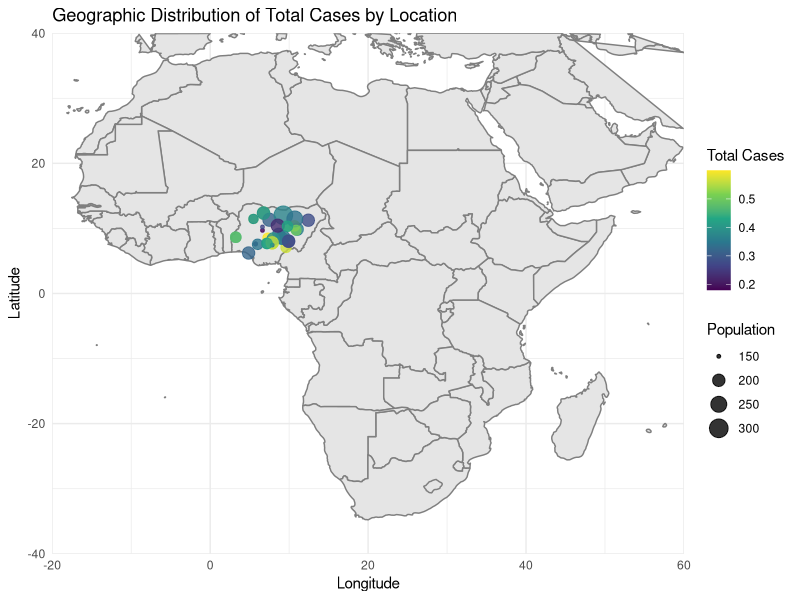
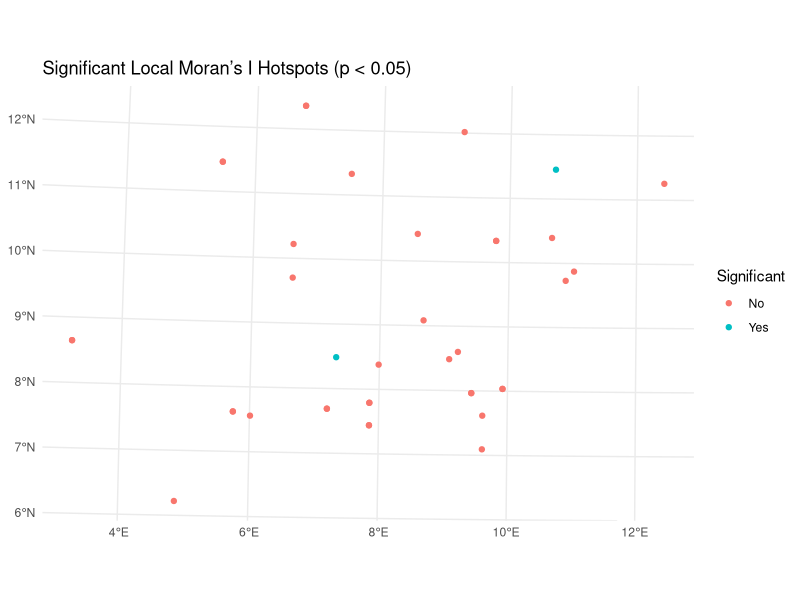
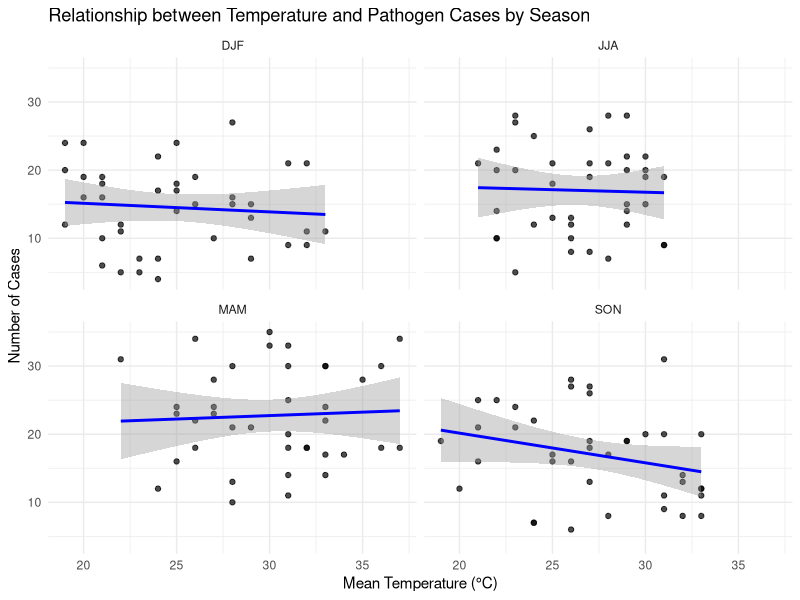
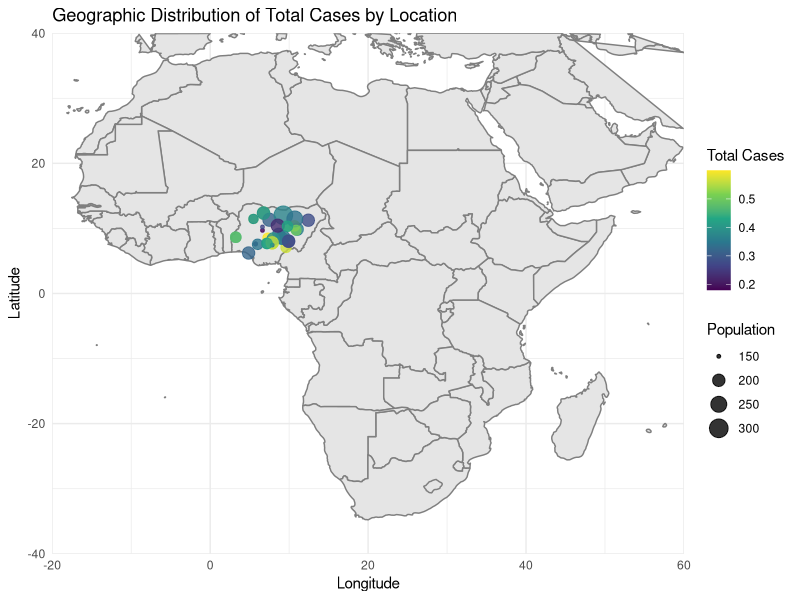
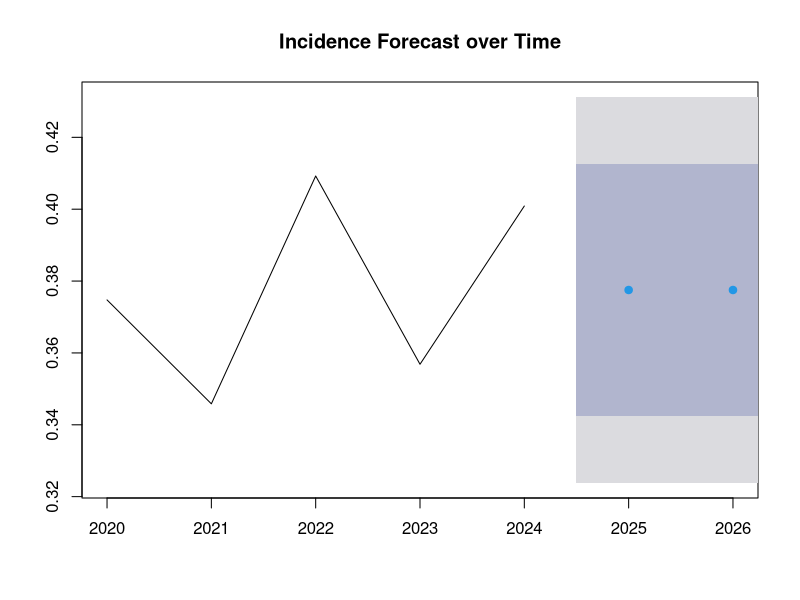
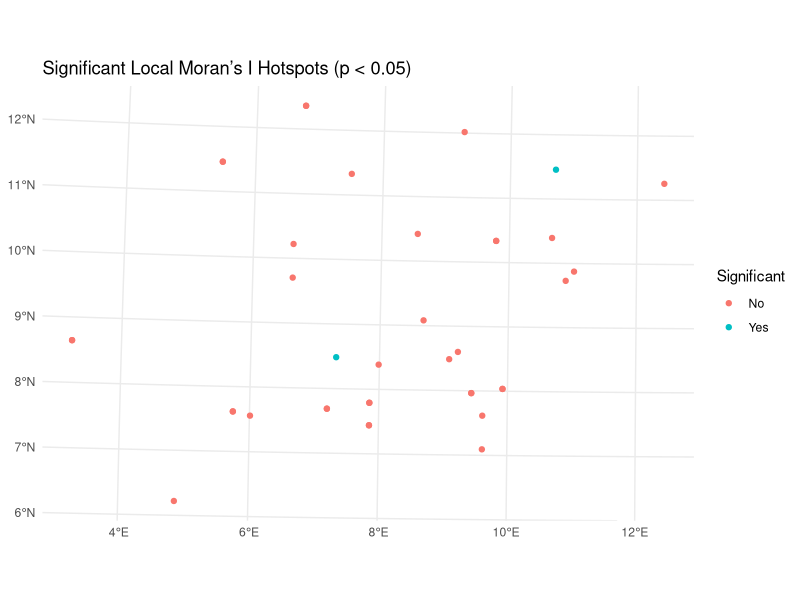
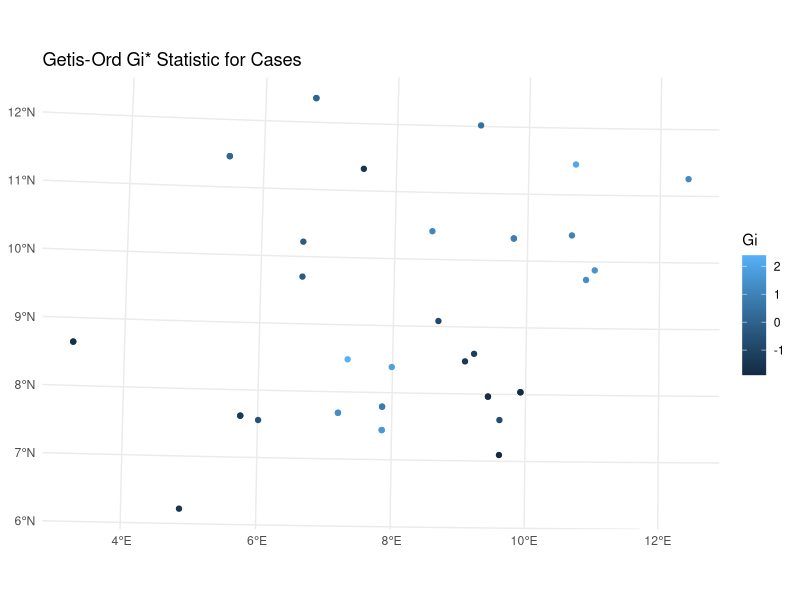

Here is the R script that generated these plots, in order:
library(readxl)
library(tidyverse)
library(maps)
library(forecast)
library(spdep)  
library(sf)

# Read data from the Excel file from CaseStudy1.xlsx, sheet 'Sheet1'
raw_df <- read_excel('CaseStudy1.xlsx', sheet = 'Sheet1')

names(raw_df) = c("Coordinates","Year","DJF Temp","MAM Temp","JJA Temp","SON Temp", "Population","DJF cases",
              "MAM cases","JJA cases","SON cases")

# Display head for inspection
print(head(raw_df))

names(raw_df)
# Clean and process coordinate column. Remove parentheses, spaces and split into latitude and longitude
clean_df <- raw_df %>% 
  mutate(Coordinates = str_remove_all(`Coordinates`, '\\(') %>% str_remove_all('\\)')) %>%
  separate(Coordinates, into = c('Latitude', 'Longitude'), sep = ',') %>% 
  mutate_all(~{as.numeric(str_trim(.))})



# Create aggregate metrics for each location:
# Total cases (sum of cases from all seasons) and Mean Temperature (average of seasonal temperatures)
summary_df <- clean_df %>%
  rowwise() %>%
  mutate(Total_Cases = sum(c_across(c(`DJF cases`,
                                      `MAM cases`,
                                      `JJA cases`,
                                      `SON cases`)), na.rm = TRUE),
         Mean_Temperature = mean(c_across(c(`DJF Temp`,
                                            `MAM Temp`,
                                            `JJA Temp`,
                                            `SON Temp`)), na.rm = TRUE)) %>%
  ungroup()


clean_df <- clean_df %>%
  rename(n_cases_DJF = `DJF cases`, 
         n_cases_MAM = `MAM cases`, 
         n_cases_JJA = `JJA cases`, 
         n_cases_SON = `SON cases`,
         mean_temp_DJF = `DJF Temp`,
         mean_temp_MAM = `MAM Temp`,
         mean_temp_JJA = `JJA Temp`,
         mean_temp_SON = `SON Temp`)


# Make a copy of the data
cleaned_data <- clean_df


# Reshape the dataset into long format for seasonal analysis
long_data <- cleaned_data %>%
  pivot_longer(cols = c(mean_temp_DJF, mean_temp_MAM, mean_temp_JJA, mean_temp_SON, 
                        n_cases_DJF, n_cases_MAM, n_cases_JJA, n_cases_SON),
               names_to = c('Season', '.value'),
               names_pattern = "(n_cases_|mean_temp_)(.*)")


# The pivot produced two groups: one for temperature (when name starts with season) and one for cases (when starts with n_cases_)
# Separate temperature data from incidence data
temp_df <- cleaned_data %>%
  select(Longitude, Latitude, Year, mean_temp_DJF, mean_temp_MAM, mean_temp_JJA, mean_temp_SON) %>%
  pivot_longer(-c(Year, Longitude, Latitude), names_to = 'Season', values_to = 'Temperature')


cases_df <- cleaned_data %>%
  select(Longitude, Latitude, Year, n_cases_DJF, n_cases_MAM, n_cases_JJA, n_cases_SON) %>%
  pivot_longer(-c(Year, Longitude, Latitude), names_to = 'Season', values_to = 'Cases')


temp_df <- temp_df %>% mutate(Season = case_when(
  Season == 'mean_temp_DJF' ~ 'DJF',
  Season == 'mean_temp_MAM' ~ 'MAM',
  Season == 'mean_temp_JJA' ~ 'JJA',
  Season == 'mean_temp_SON' ~ 'SON'))


cases_df <- cases_df %>% mutate(Season = case_when(
  Season == 'n_cases_DJF' ~ 'DJF',
  Season == 'n_cases_MAM' ~ 'MAM',
  Season == 'n_cases_JJA' ~ 'JJA',
  Season == 'n_cases_SON' ~ 'SON'))


# Merge the temperature and cases dataframe
merged_df <- inner_join(temp_df, cases_df, by = c('Year', 'Season', 'Latitude', 'Longitude'))


# Time-series analysis: Here, we treat each season across the available years as a time series.
seasonal_summary <- merged_df %>%
  group_by(Season, Year) %>%
  summarise(Mean_Temperature = mean(Temperature, na.rm = TRUE),
            Mean_Cases = mean(Cases, na.rm = TRUE),
            Total_Cases = sum(Cases, na.rm = TRUE),
            Regions = n())


print(seasonal_summary)


# Plot the relationship between temperature and cases for each season
p <- ggplot(merged_df, aes(x = Temperature, y = Cases)) +
  geom_point(alpha = 0.7) +
  geom_smooth(method = 'lm', se = TRUE, color = 'blue') +
  facet_wrap(~Season) +
  labs(title = 'Relationship between Temperature and Pathogen Cases by Season',
       x = 'Mean Temperature (°C)', y = 'Number of Cases') +
  theme_minimal()


# Save the plot
ggsave('season_temperature_relationship.png', plot = p, width = 10, height = 6)


library(maps)


# Retrieve world map boundaries from maps package
world_map <- map_data('world')


clean_df_aggregate <- clean_df %>%
  mutate(Total_Cases = n_cases_DJF + n_cases_MAM + n_cases_JJA + n_cases_SON) %>%
  select(-starts_with("n_cases")) %>%
  mutate(Annual_Incidence = Total_Cases/Population)


# Create a scatter plot overlaying the data on the world map
map_plot <- ggplot() +
  geom_polygon(data = world_map, aes(x = long, y = lat, group = group), fill = 'gray90', color = 'gray50') +
  geom_point(data = clean_df_aggregate, aes(x = Longitude, y = Latitude, color = Annual_Incidence, size = Population), alpha = 0.8) +
  scale_color_viridis_c() +
  scale_x_continuous(limits = c(-20, 60), expand = c(0, 0)) +
  scale_y_continuous(limits = c(-40, 40), expand = c(0, 0)) +
  labs(title = 'Geographic Distribution of Total Cases by Location',
       x = 'Longitude', y = 'Latitude',
       color = 'Total Cases',
       size = 'Population') +
  theme_minimal()


print(map_plot)


# Save the plot to a file
ggsave('geographic_total_cases_map.png', map_plot, width = 8, height = 6)


# Aggregate incidence by Year
yearly_incidence <- clean_df_aggregate %>%
  group_by(Year) %>% 
  summarise(Avg_Incidence = mean(Annual_Incidence, na.rm = TRUE)) %>% 
  arrange(Year)
print(yearly_incidence)


# Create time series
inc_ts <- ts(yearly_incidence$Avg_Incidence, start = min(yearly_incidence$Year), frequency = 1)
print(inc_ts)


# Fit ARIMA model
fit_model <- auto.arima(inc_ts)
model_summary <- summary(fit_model)
print(model_summary)


# Forecast next 2 years
forecast_model <- forecast(fit_model, h = 2)
print(forecast_model)


# Plot and save forecast
jpeg('incidence_forecast.jpeg', width = 480, height = 480)
plot(forecast_model, main = 'Incidence Forecast over Time')
dev.off()

df_sf <- st_as_sf(cleaned_data, coords = c("Longitude", "Latitude"), crs = 4326)
df_sf_projected <- st_transform(df_sf, crs = 32633)  # adapt as necessary
df_sf_projected$Cases = df_sf_projected$n_cases_DJF + df_sf_projected$n_cases_MAM + 
  df_sf_projected$n_cases_JJA + df_sf_projected$mean_temp_SON
coords <- st_coordinates(df_sf_projected)
knn_5 <- knearneigh(coords, k = 5)
nb_5  <- knn2nb(knn_5)
lw <- nb2listw(nb_5, style = "W")

local_moran <- localmoran(df_sf_projected$Cases, lw)

# The result is a matrix with columns:
#  1. Ii      = local Moran's I statistic
#  2. E.Ii    = expectation of local Moran's I
#  3. Var.Ii  = variance of local Moran's I
#  4. Z.Ii    = standardized I
#  5. Pr(z>0) = p-value for the test

df_sf_projected$Ii    <- local_moran[,1]  # local Moran's I
df_sf_projected$Z.Ii  <- local_moran[,4]  # standard deviate
df_sf_projected$P.Ii  <- local_moran[,5]  # p-value

# Map the local Moran’s I "hotspots" (e.g., high Ii + significant p-value)
# We highlight statistically significant hotspots using P.Ii < 0.05
df_sf_projected$Significant <- ifelse(df_sf_projected$P.Ii < 0.05, "Yes", "No")

g = ggplot() +
  geom_sf(data = df_sf_projected,
          aes(colour = Significant)) +
  labs(title = "Significant Local Moran’s I Hotspots (p < 0.05)",
       fill  = "Significant") +
  theme_minimal()
g
ggsave("moran-hotspots.png",g,width=8,height=6)


#----------------------------------------------------------------------------
# 2. Getis-Ord Gi* Statistic
#    - Another common hotspot analysis method
#----------------------------------------------------------------------------

# localG() from spdep calculates the Getis-Ord Gi* statistic
local_g <- localG(df_sf_projected$Cases, lw)
df_sf_projected$Gi   <- as.numeric(local_g)

# If Gi is a high positive value AND significant, it suggests a hotspot.
g = ggplot() +
  geom_sf(data = df_sf_projected,
          aes(colour = Gi)) +
  scale_fill_viridis_c(option = "plasma") +
  labs(title = "Getis-Ord Gi* Statistic for Cases",
       fill  = "Gi*") +
  theme_minimal()

ggsave("getis-ord.png",g,width=8,height=6)

#############################################################################
## Interpretations:
##  - Local Moran’s I (LISA) can highlight areas surrounded by similar high
##    (hotspots) or low (cold spots) values. The sign of Ii and the significance
##    level (P.Ii) help identify these clusters.
##  - Getis-Ord Gi* focuses on whether each location is part of a cluster of
##    high (hotspots) or low (cold spots) values. Large positive Gi* = hotspot.
#############################################################################


# Display session info with package versions for reproducibility
session_info <- sessionInfo()
print(session_info)


# Save session info to a text file
capture.output(session_info, file = 'session_info.txt')
